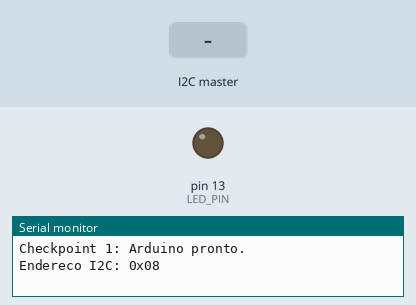
Recording of a sketch running on a simulated Arduino Uno, built with avr-gcc and run on an emulated ATmega328P. Parts: output pins drawn as LEDs (lit = HIGH), the last lines printed to the serial monitor. Inputs (shaded band) come from the test bench.

Above: at 1.2 s.
1.3 s: the I2C master sends the byte 1
At 2.3 s:
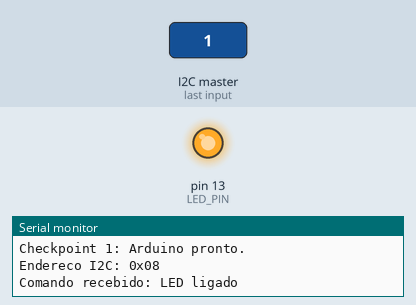
2.8 s: the I2C master sends the byte 0
At 3.5 s:
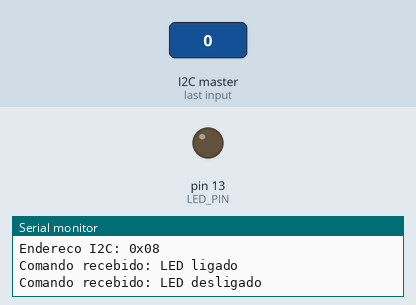
Timing chart, 0 to 5.8 s (numbered marks = the images above; inputs shaded):
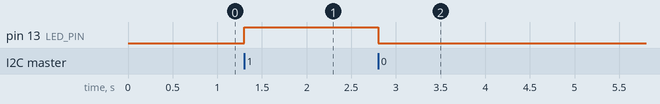

The sketch:

arduino_checkpoint1.ino
```cpp
#include <Wire.h>

const byte I2C_ADDRESS = 0x08;
const byte LED_PIN = LED_BUILTIN;

void receberComando(int quantidadeBytes) {
  while (Wire.available() > 0) {
    byte comando = Wire.read();

    if (comando == 1) {
      digitalWrite(LED_PIN, HIGH);
      Serial.println("Comando recebido: LED ligado");
    } else if (comando == 0) {
      digitalWrite(LED_PIN, LOW);
      Serial.println("Comando recebido: LED desligado");
    } else {
      Serial.print("Comando desconhecido: ");
      Serial.println(comando);
    }
  }
}

void setup() {
  pinMode(LED_PIN, OUTPUT);
  digitalWrite(LED_PIN, LOW);

  Serial.begin(9600);
  Wire.begin(I2C_ADDRESS);
  Wire.onReceive(receberComando);

  Serial.println("Checkpoint 1: Arduino pronto.");
  Serial.println("Endereco I2C: 0x08");
}

void loop() {
  // Os comandos recebidos via I2C são tratados em receberComando().
}
```

Measured:
- after the input at 1.3 s, pin 13 (LED_PIN): LOW → HIGH at once
- after the input at 2.8 s, pin 13 (LED_PIN): HIGH → LOW at once
